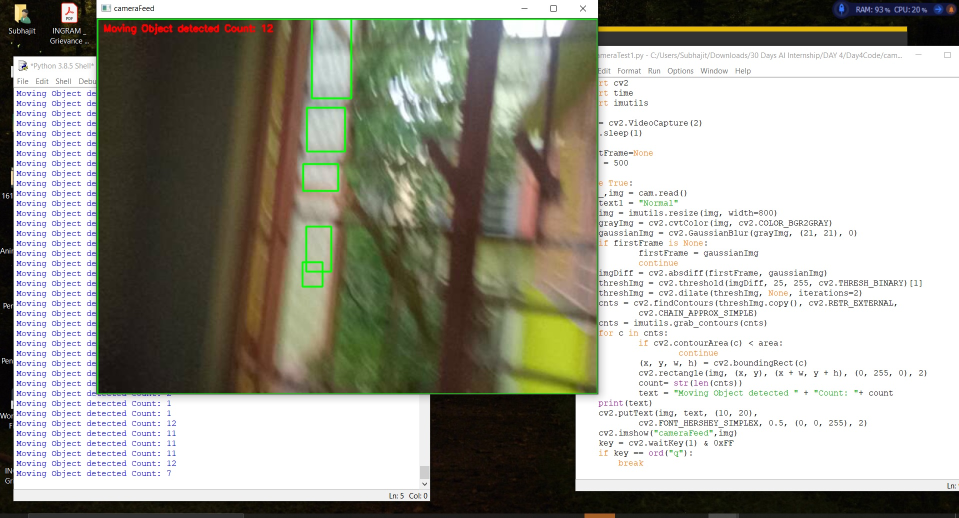
#> input picture Moving Object Detection/obj 1.jpg, 1917 x 1035 px, given in place of the camera (shown at 1/2 size)
$ python cameraTest1.py
#> lines starting #> are read from the running program, lines starting #| are printed output that depends on the picture
#Importing necessary libraries
import cv2
import time
import imutils

#Loading the video
cam = cv2.VideoCapture(2)

#Timeout for it to look good
time.sleep(1)

#We initialize the first frame to empty
firstFrame=None
area = 500

#We go through all the frames
while True:
    #We get the frame
    _,img = cam.read()
#> img is the input picture: shape (1035, 1917, 3); mean B, G, R 149.8, 160.4, 161.5
    text1 = "Normal"
    img = imutils.resize(img, width=800)
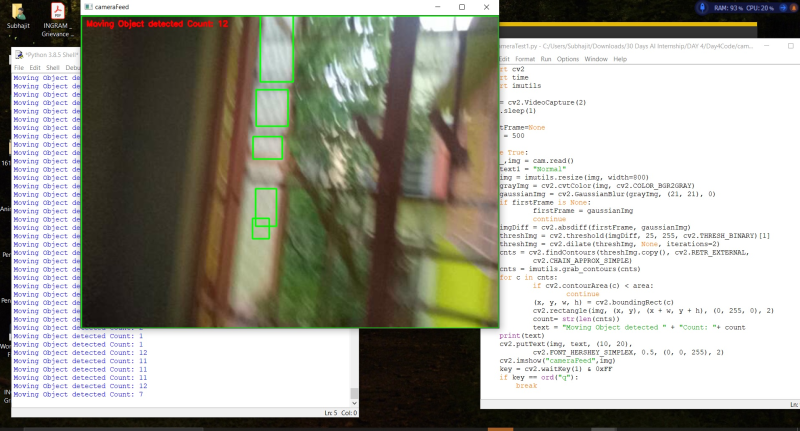
#> img: shape (431, 800, 3); mean B, G, R 149.8, 160.5, 161.5

    #We convert to greyscale
    grayImg = cv2.cvtColor(img, cv2.COLOR_BGR2GRAY)
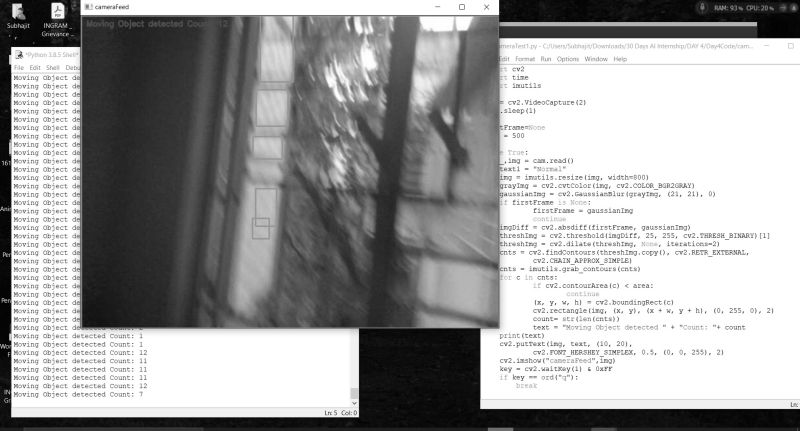
#> grayImg: shape (431, 800); min 1, max 255, mean 159.6

    #We apply smoothing to remove noise
    gaussianImg = cv2.GaussianBlur(grayImg, (21, 21), 0)
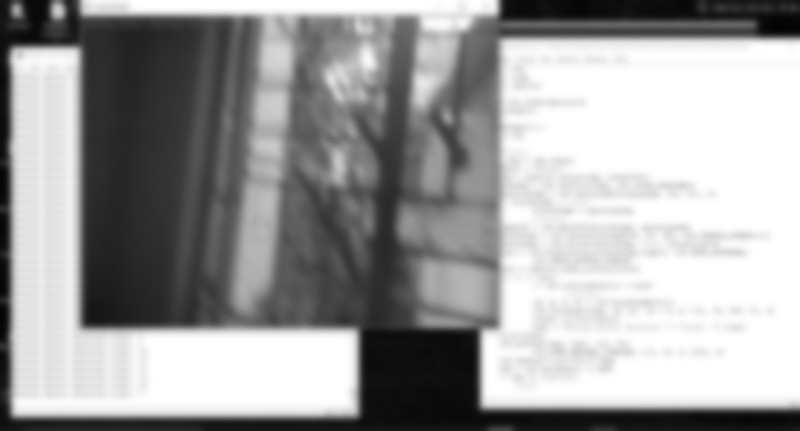
#> gaussianImg: shape (431, 800); min 3, max 255, mean 159.6
    if firstFrame is None:
            firstFrame = gaussianImg
            continue

    #Calculation of the difference between the back ground and the curret frame
    imgDiff = cv2.absdiff(firstFrame, gaussianImg)

    #We apply a threshold
    threshImg = cv2.threshold(imgDiff, 25, 255, cv2.THRESH_BINARY)[1]

    #We expand the threshold to cover holes
    threshImg = cv2.dilate(threshImg, None, iterations=2)

    #We copy the threshold to detect the contours, we look for contour in the image
    cnts = cv2.findContours(threshImg.copy(), cv2.RETR_EXTERNAL,
            cv2.CHAIN_APPROX_SIMPLE)
    cnts = imutils.grab_contours(cnts)

    #We go through all the contours found
    for c in cnts:

            #We remove the smallest contours
            if cv2.contourArea(c) < area:
                    continue

            #We obtain the bunds of the contour, the largest rectangle that encompasses the contour
            (x, y, w, h) = cv2.boundingRect(c)

            #We draw the rectangle of the bounds
            cv2.rectangle(img, (x, y), (x + w, y + h), (0, 255, 0), 2)
            count= str(len(cnts))
            text = "Moving Object detected " + "Count: "+ count
    print(text)
    cv2.putText(img, text, (10, 20),
            cv2.FONT_HERSHEY_SIMPLEX, 0.5, (0, 0, 255), 2)
    cv2.imshow("cameraFeed",img)

    #We capture the key to exit
    key = cv2.waitKey(1) & 0xFF
    if key == ord("q"):
        break

#We release the camera and close all the windows
cam.release()
cv2.destroyAllWindows()
